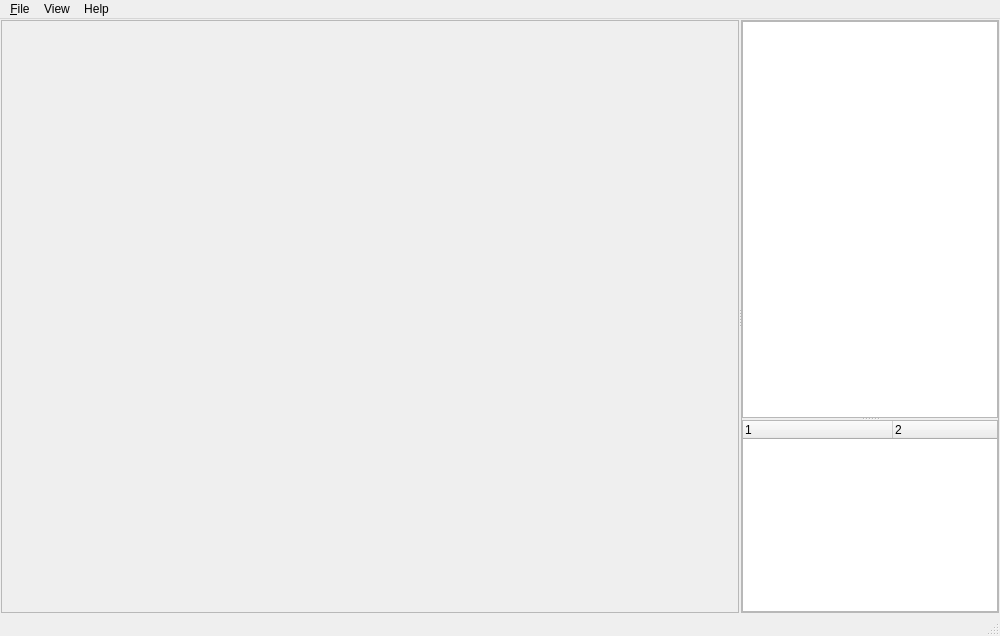
<?xml version="1.0" encoding="UTF-8"?>
<ui version="4.0">
 <class>MainWindow</class>
 <widget class="QMainWindow" name="MainWindow">
  <property name="geometry">
   <rect>
    <x>0</x>
    <y>0</y>
    <width>1000</width>
    <height>636</height>
   </rect>
  </property>
  <property name="windowTitle">
   <string>Silent Hill 2 Textures Explorer</string>
  </property>
  <property name="windowIcon">
   <iconset resource="../../resources.qrc">
    <normaloff>:/maria_icon.ico</normaloff>:/maria_icon.ico</iconset>
  </property>
  <widget class="QWidget" name="centralwidget">
   <layout class="QHBoxLayout" name="horizontalLayout">
    <property name="spacing">
     <number>1</number>
    </property>
    <property name="leftMargin">
     <number>1</number>
    </property>
    <property name="topMargin">
     <number>1</number>
    </property>
    <property name="rightMargin">
     <number>1</number>
    </property>
    <property name="bottomMargin">
     <number>1</number>
    </property>
    <item>
     <widget class="QSplitter" name="splitter">
      <property name="orientation">
       <enum>Qt::Horizontal</enum>
      </property>
      <property name="handleWidth">
       <number>2</number>
      </property>
      <widget class="ImagePanel" name="imagePanel">
       <property name="sizePolicy">
        <sizepolicy hsizetype="Expanding" vsizetype="Expanding">
         <horstretch>6</horstretch>
         <verstretch>0</verstretch>
        </sizepolicy>
       </property>
       <property name="widgetResizable">
        <bool>false</bool>
       </property>
      </widget>
      <widget class="QFrame" name="frame">
       <property name="sizePolicy">
        <sizepolicy hsizetype="Expanding" vsizetype="Expanding">
         <horstretch>0</horstretch>
         <verstretch>0</verstretch>
        </sizepolicy>
       </property>
       <property name="frameShape">
        <enum>QFrame::StyledPanel</enum>
       </property>
       <property name="frameShadow">
        <enum>QFrame::Raised</enum>
       </property>
       <layout class="QHBoxLayout" name="horizontalLayout_2">
        <property name="spacing">
         <number>0</number>
        </property>
        <property name="leftMargin">
         <number>0</number>
        </property>
        <property name="topMargin">
         <number>0</number>
        </property>
        <property name="rightMargin">
         <number>0</number>
        </property>
        <property name="bottomMargin">
         <number>0</number>
        </property>
        <item>
         <widget class="QSplitter" name="splitter_2">
          <property name="orientation">
           <enum>Qt::Vertical</enum>
          </property>
          <property name="handleWidth">
           <number>2</number>
          </property>
          <widget class="QListWidget" name="listTextures">
           <property name="sizePolicy">
            <sizepolicy hsizetype="Expanding" vsizetype="Expanding">
             <horstretch>0</horstretch>
             <verstretch>5</verstretch>
            </sizepolicy>
           </property>
           <property name="contextMenuPolicy">
            <enum>Qt::CustomContextMenu</enum>
           </property>
           <property name="editTriggers">
            <set>QAbstractItemView::NoEditTriggers</set>
           </property>
           <property name="showDropIndicator" stdset="0">
            <bool>false</bool>
           </property>
           <property name="iconSize">
            <size>
             <width>64</width>
             <height>64</height>
            </size>
           </property>
           <property name="resizeMode">
            <enum>QListView::Adjust</enum>
           </property>
           <property name="viewMode">
            <enum>QListView::IconMode</enum>
           </property>
          </widget>
          <widget class="QTreeWidget" name="listProperties">
           <property name="editTriggers">
            <set>QAbstractItemView::NoEditTriggers</set>
           </property>
           <property name="showDropIndicator" stdset="0">
            <bool>false</bool>
           </property>
           <property name="alternatingRowColors">
            <bool>true</bool>
           </property>
           <property name="rootIsDecorated">
            <bool>false</bool>
           </property>
           <property name="itemsExpandable">
            <bool>false</bool>
           </property>
           <property name="expandsOnDoubleClick">
            <bool>false</bool>
           </property>
           <property name="columnCount">
            <number>2</number>
           </property>
           <attribute name="headerDefaultSectionSize">
            <number>150</number>
           </attribute>
           <column>
            <property name="text">
             <string notr="true">1</string>
            </property>
           </column>
           <column>
            <property name="text">
             <string notr="true">2</string>
            </property>
           </column>
          </widget>
         </widget>
        </item>
       </layout>
      </widget>
     </widget>
    </item>
   </layout>
  </widget>
  <widget class="QMenuBar" name="menubar">
   <property name="geometry">
    <rect>
     <x>0</x>
     <y>0</y>
     <width>1000</width>
     <height>21</height>
    </rect>
   </property>
   <widget class="QMenu" name="menu_File">
    <property name="title">
     <string>&amp;File</string>
    </property>
    <widget class="QMenu" name="menuRecent_textures">
     <property name="title">
      <string>Recent textures</string>
     </property>
    </widget>
    <addaction name="action_Open"/>
    <addaction name="action_Save"/>
    <addaction name="separator"/>
    <addaction name="menuRecent_textures"/>
    <addaction name="separator"/>
    <addaction name="actionE_xit"/>
   </widget>
   <widget class="QMenu" name="menuView">
    <property name="title">
     <string>View</string>
    </property>
    <addaction name="actionShow_transparency"/>
    <addaction name="separator"/>
    <addaction name="actionDark_theme"/>
    <addaction name="separator"/>
    <addaction name="actionPrevious_file"/>
    <addaction name="actionNext_file"/>
   </widget>
   <widget class="QMenu" name="menuHelp">
    <property name="title">
     <string>Help</string>
    </property>
    <addaction name="actionAbout"/>
   </widget>
   <addaction name="menu_File"/>
   <addaction name="menuView"/>
   <addaction name="menuHelp"/>
  </widget>
  <widget class="QStatusBar" name="statusbar"/>
  <action name="action_Open">
   <property name="text">
    <string>&amp;Open...</string>
   </property>
   <property name="shortcut">
    <string>Ctrl+O</string>
   </property>
  </action>
  <action name="actionE_xit">
   <property name="text">
    <string>E&amp;xit</string>
   </property>
   <property name="shortcut">
    <string>Ctrl+Alt+X</string>
   </property>
  </action>
  <action name="actionShow_transparency">
   <property name="checkable">
    <bool>true</bool>
   </property>
   <property name="checked">
    <bool>true</bool>
   </property>
   <property name="text">
    <string>Show transparency</string>
   </property>
   <property name="shortcut">
    <string>Ctrl+T</string>
   </property>
  </action>
  <action name="actionAbout">
   <property name="text">
    <string>About...</string>
   </property>
  </action>
  <action name="action_Save">
   <property name="text">
    <string>&amp;Save...</string>
   </property>
   <property name="shortcut">
    <string>Ctrl+S</string>
   </property>
  </action>
  <action name="actionDark_theme">
   <property name="checkable">
    <bool>true</bool>
   </property>
   <property name="text">
    <string>Dark theme</string>
   </property>
  </action>
  <action name="actionPrevious_file">
   <property name="text">
    <string>Previous file</string>
   </property>
   <property name="shortcut">
    <string>Ctrl+PgUp</string>
   </property>
  </action>
  <action name="actionNext_file">
   <property name="text">
    <string>Next file</string>
   </property>
   <property name="shortcut">
    <string>Ctrl+PgDown</string>
   </property>
  </action>
 </widget>
 <customwidgets>
  <customwidget>
   <class>ImagePanel</class>
   <extends>QScrollArea</extends>
   <header>imagepanel.h</header>
   <container>1</container>
  </customwidget>
 </customwidgets>
 <resources>
  <include location="../../resources.qrc"/>
 </resources>
 <connections/>
</ui>
